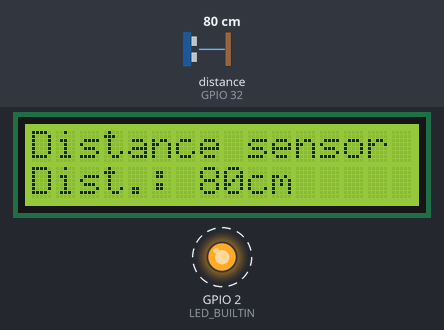
The program below on a simulated ESP32. Shown: 16×2 character LCD, output pins drawn as LEDs (lit = HIGH). Wiring (inferred from the names in the program): ultrasonic range finder: trigger GPIO 33; echo GPIO 32. Dashed ring = blinking. Inputs (shaded band) come from the test bench; at power-on: distance to the obstacle (sensor on GPIO 32) 80 cm. The echo pulse lasts 58.3 µs per cm; pins used as bus, display or sensor lines are not drawn.

Above: at 0.66 s.
1.3 s: distance to the obstacle (sensor on GPIO 32) set to 2 cm
At 1.78 s:
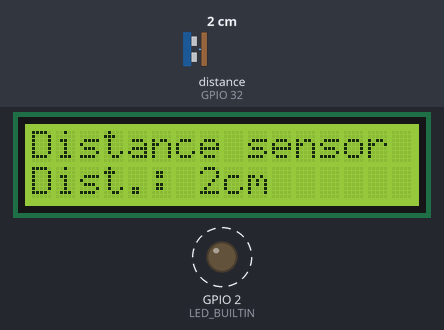
3.4 s: distance to the obstacle (sensor on GPIO 32) set to 4 cm
At 3.65 s:
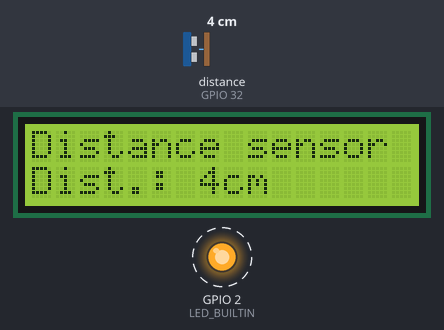
5.3 s: distance to the obstacle (sensor on GPIO 32) set to 9 cm
At 5.89 s:
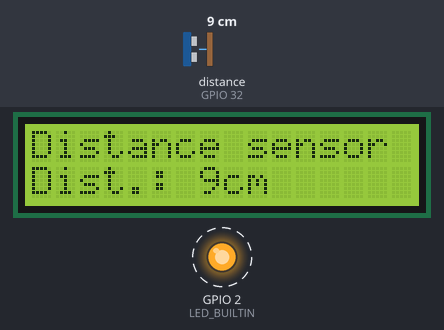
Timing chart, 0 to 13.2 s (numbered marks = the images above; inputs shaded):
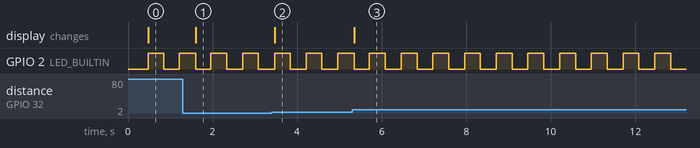

Measured:
- after the input at 1.3 s, the display: changes after 0.30 s (image 1)
- after the input at 3.4 s, the display: changes after 0.07 s (image 2)
- after the input at 5.3 s, the display: changes after 0.05 s (image 3)
- by itself, GPIO 2 (LED_BUILTIN): alternates HIGH for 0.37 s and LOW for 0.37 s

The program:

main.cpp
```cpp
#include <Arduino.h>
#include <Wire.h>
#include "LiquidCrystal_I2C.h"
#include "UltrasonicSensor.h"

#define SDA_PIN 21
#define SCL_PIN 22
#define TRIG_PIN 33
#define ECHO_PIN 32
#define MAX_DIST 700
#define SOUND_SPEED 343
#define TIMEOUT_COEFF 58.0f
#define TEMPERATURE 25
#define LED_BUILTIN 2

// LCD
LiquidCrystal_I2C lcd(0x27, 16, 2);

// Distance sensor
uint32_t timeOut = uint32_t(MAX_DIST * TIMEOUT_COEFF); // ~ 40600 µs
int previousDistance = -1;
UltrasonicSensor distSensor(TRIG_PIN, ECHO_PIN);

// Timer 250ms
hw_timer_t* timer = nullptr;
portMUX_TYPE timerMux = portMUX_INITIALIZER_UNLOCKED;
volatile bool tick250ms = false;
volatile int ledOn = false;

// Prototypes
void measureAndDisplay();
bool i2cAddrTest(uint8_t addr);

void IRAM_ATTR onTimerISR() {
  tick250ms = true;
  ledOn = !ledOn;
}

void setup() {
  pinMode(LED_BUILTIN, OUTPUT);

  // I2C + LCD
  Wire.begin(SDA_PIN, SCL_PIN);
  if (!i2cAddrTest(0x27)) {
    lcd = LiquidCrystal_I2C(0x3F, 16, 2);
  }
  lcd.init();
  lcd.backlight();
  lcd.setCursor(0, 0);
  lcd.print("Distance sensor");
  lcd.setCursor(0, 1);
  lcd.print("Dist.: ");

  // Distance sensor
  distSensor.setTemperature(TEMPERATURE);

  // Timer
  timer = timerBegin(0, 120, true);
  timerAttachInterrupt(timer, &onTimerISR, true);
  timerAlarmWrite(timer, 250000, true);
  timerAlarmEnable(timer);
}

void loop() {
  if (tick250ms) {
    portENTER_CRITICAL(&timerMux);
    tick250ms = false;
    portEXIT_CRITICAL(&timerMux);

    measureAndDisplay();
    digitalWrite(LED_BUILTIN, ledOn ? HIGH : LOW);
  }
}

void measureAndDisplay() {
  int distance = distSensor.distanceInCentimeters();
  if (distance != previousDistance) {
    lcd.setCursor(7, 1);
    lcd.print("         "); // clear characters after "Dist.: "
    lcd.setCursor(7, 1);
    lcd.print(distance);
    lcd.print("cm");
    previousDistance = distance;
  }
}

bool i2cAddrTest(uint8_t addr) {
  Wire.beginTransmission(addr);
  return Wire.endTransmission() == 0;
}
```

UltrasonicSensor.cpp
```cpp
#include "UltrasonicSensor.h"

/* ------------------------------ CONSTRUCTOR CODE ------------------------------ */

/* Constructor - It saves the pin numbers of the Ultrasonic sensor and set them in OUTPUT and INPUT mode */
UltrasonicSensor::UltrasonicSensor(int trigger, int echo) {
    this->pinTrigger = trigger;
    this->pinEcho = echo;
    this->temperature = 20.0f;

    pinMode(this->pinTrigger, OUTPUT);
    pinMode(this->pinEcho, INPUT);

    digitalWrite(this->pinTrigger, LOW);
}

/* ------------------------------ SIMPLE APIs ------------------------------ */

/* Method - It returns the distance in microseconds */
int UltrasonicSensor::distanceInMicroseconds() {
    digitalWrite(this->pinTrigger, HIGH);
    delayMicroseconds(10);
    digitalWrite(this->pinTrigger, LOW);

    return (pulseIn(this->pinEcho, HIGH) / 2);
}

/* Method - It returns the external temperature */
float UltrasonicSensor::getTemperature() {
    return this->temperature;
}

/* Method - It sets the external temperature */
void UltrasonicSensor::setTemperature(float temperature) {
    this->temperature = temperature;
}

/* ------------------------------ OTHER FUNCTIONS ------------------------------ */

/* Method - It returns the distance in centimeters */
int UltrasonicSensor::distanceInCentimeters() {
    double reciprocalVelocity = 10000 / (331.45 + (0.62 * this->temperature));  //  reciprocalVelocity = 1 / velocity
    int duration = this->distanceInMicroseconds();
    int centimeters = (duration / reciprocalVelocity);                          //  space   = duration * velocity =
                                                                                //          = duration / reciprocalVelocity

    return centimeters;
}

/* Method - It returns the distance in millimeters */
int UltrasonicSensor::distanceInMillimeters() {
    double reciprocalVelocity = 1000 / (331.45 + (0.62 * this->temperature));  //  reciprocalVelocity = 1 / velocity
    int duration = this->distanceInMicroseconds();
    int millimeters = (duration / reciprocalVelocity);                          //  space   = duration * velocity =
                                                                                //          = duration / reciprocalVelocity

    return millimeters;
}

/* Method - It calibrates the Ultrasonic sensor */
void UltrasonicSensor::calibration(int realDistance) {
    double velocity = (((double) realDistance) / this->distanceInMicroseconds()) * 10000;
    this->setTemperature((velocity - 331.45) / 0.62);
}

/* Method - It returns the UltrasonicSensor informations */
String UltrasonicSensor::toString() {
    String ret = String("Ultrasonic: {");
    ret.concat("pinTrigger=");
    ret.concat(this->pinTrigger);
    ret.concat(", pinEcho=");
    ret.concat(this->pinEcho);
    ret.concat(", temperature=");
    ret.concat(this->temperature);
    ret.concat("}");

    return ret;
}
```

UltrasonicSensor.h
```cpp
#ifndef __ULTRASONIC_SENSOR_h
#define __ULTRASONIC_SENSOR_h

#include "Arduino.h"

class UltrasonicSensor {
    public:     UltrasonicSensor(int, int);
                float getTemperature();
                void setTemperature(float);
                int distanceInMicroseconds();
                int distanceInCentimeters();
                int distanceInMillimeters();
                void calibration(int);
                String toString();
    private:    int pinTrigger;
                int pinEcho;
                float temperature;
};

#endif
```
